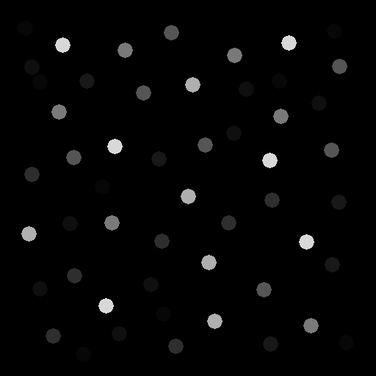
#> input picture ANALISIS_IMAGENES_BIOMEDICAS/P9/res/dots.png, 376 x 376 px, shrunk from 512 x 512 before the run
$ jupyter execute --allow-errors 'SánchezGarcía_Pedro_Validación_AIB.ipynb'   (shell and % lines are left out)
#> lines starting #> are read from the running program, lines starting #| are printed output that depends on the picture; after the words box and inside, x2 and y2 are one past the last pixel; in counts of white or black regions, pixels touching at a corner belong together
# Validación

Existen varias formas de validar los resultados obtenidos con un algoritmo automático sobre la imagen dependiendo del tipo de problema con el que nos enfrentemos.

## Identificar instancias
En este caso tenemos un problema consistente en localizar puntos o regiones en la imagen y queremos comprobar los resultados que ofrece nuestro algoritmo automático de localización.

[cell 1]
import cv2
import numpy as np

from matplotlib import pyplot as plt

im = cv2.imread('res/dots.png', cv2.IMREAD_GRAYSCALE)
#> im is the input picture: shape (376, 376); min 0, max 247, mean 5.2
plt.imshow(im,cmap='gray')
plt.show()

Por simplicidad, nuestro algoritmo consiste en una umbralización de la imagen. Aplicando distintos valores de umbral aparecen resaltadas distintas regiones de la imagen.

[cell 2]
ret, thr = cv2.threshold(im, 127, 255, cv2.THRESH_BINARY)
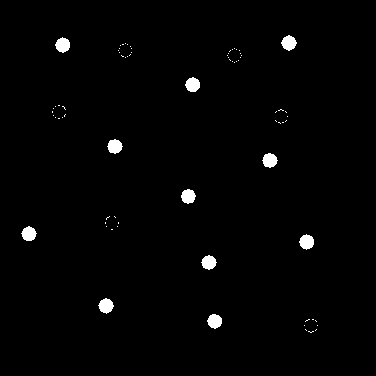
#> thr: shape (376, 376); 1.4% white; 74 white regions (63 under 20 px)
plt.imshow(thr,cmap='gray')
plt.show()

Para poder validar el algoritmo necesitamos disponer del etiquetado manual (ground truth) realizado por un experto. Este etiquetado puede consistir, por ejemplo, en una imagen con las regiones etiquetadas en blanco o bien un fichero de texto con las coordenadas de las regiones.

En nuestro ejemplo disponemos de un fichero de texto con las coordenadas del centroide de cada región que han sido marcadas manualmente por un experto.

Por tanto, para realizar la comparación, necesitamos calcular los centroides de las regiones obtenidas mediante nuestro algoritmo. Utilizaremos la función `findContours` para obtener todos los contornos detectados en la imagen así como la función `moments` para calcular los momentos de cada contorno y, de esta forma, obtener el centroide de cada una de las regiones detectadas.

[cell 3]
contours, _ = cv2.findContours(thr, cv2.RETR_EXTERNAL, cv2.CHAIN_APPROX_SIMPLE)
#> contours = 74 contours, 63 with area under 20; largest, box (x1, y1, x2, y2) and area: (98, 298, 114, 314) 151, (299, 234, 314, 250) 151, (281, 35, 297, 51) 151, (55, 37, 70, 53) 150, (262, 153, 278, 168) 148

centroids = []
#> (the rest of this cell did not finish here and is left out)

El siguiente paso es comparar la detección automática con los puntos que ha marcado de forma manual el experto. Para ello, leemos el fichero de texto con las coordenadas, las cuales se almacenan en un array.

[cell 4]
# Leer array con ground truth a partir de fichero de texto
dots_gt = np.genfromtxt('res/dots-gt.txt')
print ("Coordenadas de puntos detectados de forma manual:")
print (dots_gt)

plt.imshow(im, cmap='gray')
plt.plot(dots_gt[:,0], dots_gt[:,1], '+r')
#> (the rest of this cell did not finish here and is left out)

Por cada punto detectado de forma automática, debemos encontrar el punto manual más próximo y calcular la distancia entre ambos. Pueden suceder varios casos:
- La distancia entre el punto automático y el manual es inferior a un umbral prefijado: verdadero positivo
- La distancia entre el punto automático y el manual es superior a un umbral prefijado: falso positivo

Una vez procesados todos los puntos automáticos y encontradas sus correspondencias con los puntos manuales, los puntos manuales sin equivalencia con puntos automáticos son falsos negativos.

[cell 5]
thr = 10 # umbral para considerar dos centroides en la misma región

# En este array almacenamos los indices de los centroides manuales
# que coinciden con los centroides automáticos
overlap_gt = []

for c in centroids:
    dx = dots_gt[:,0] - c[0]
    dy = dots_gt[:,1] - c[1]
    d = np.sqrt(dx * dx + dy * dy) # Distancia euclídea

    index = np.argmin(d) # Indice de la distancia mas pequeña
    # Si la distancia más pequeña es inferior al umbral y además
    # el punto manual no ha sido considerado antes, consideramos
    # que los dos centroides representan la misma region
    if np.min(d) < thr and index not in overlap_gt:
        overlap_gt.append(index)
#> after the loop, overlap_gt = []

print("VP:", len(overlap_gt))
#| VP: 0
print("FN:", dots_gt.shape[0] - len(overlap_gt))
#| FN: 22
#> (the rest of this cell did not finish here and is left out)

### Ejercicios

1) A partir de los valores de VP, FP y FN, calcula las métricas de sensitividad y precisión.

[cell 6]
# En primer lugar, recogemos en unos nuevos objetos los valores de VP, FP y FN que se han obtenido:
VP = len(overlap_gt)
#> VP = 0
#> (the rest of this cell did not finish here and is left out)

2) Aplicando distintos valores en la umbralización, calcula la sensitividad y el número de falsos positivos obtenidos. Dibuja la Free-Response ROC con los valores obtenidos. *Hint*: Usa `plt.plot(x, y)` para dibujar la curva, donde `x` e `y` son dos arrays con los valores de la función a dibujar en los ejes x e y, respectivamente.

[cell 7]
###################################################################
# 1) Umbral mínimo a 100:
ret_100, thr_100 = cv2.threshold(im, 100, 255, cv2.THRESH_BINARY)
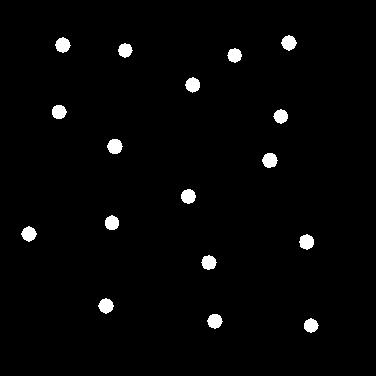
#> thr_100: shape (376, 376); 2% white; 17 white regions
plt.imshow(thr_100,cmap='gray')
plt.show()

# Se procede a la detección automática de los puntos:
contours, _ = cv2.findContours(thr_100, cv2.RETR_EXTERNAL, cv2.CHAIN_APPROX_SIMPLE)
#> contours = 17 contours; largest, box (x1, y1, x2, y2) and area: (107, 139, 123, 154) 160, (262, 153, 278, 168) 158, (299, 234, 314, 250) 156, (55, 37, 71, 53) 156, (98, 298, 114, 314) 155

centroids = []
for c in contours:
    M = cv2.moments(c)
    # Centroide de cada punto detectado
    cx = int(M['m10']/M['m00'])
    cy = int(M['m01']/M['m00'])
    centroids.append([cx, cy])
#> this loop made 17 passes
#> (cx, cy) on passes 1 to 8: (310, 325), (214, 320), (105, 305), (208, 262), (306, 241), (28, 233), (111, 222), (187, 195)
#> after the loop, centroids = [[310, 325], [214, 320], [105, 305], [208, 262], [306, 241], [28, 233], [111, 222], [187, 195], [269, 159], [114, 146], [280, 115], [58, 111], [192, 84], [234, 54], [124, 49], [62, 44], [288, 42]]

dots_auto = np.array(centroids)
#> dots_auto = 17 rows, first 8: [310, 325], [214, 320], [105, 305], [208, 262], [306, 241], [28, 233], [111, 222], [187, 195]

###################################################################

thr = 10 # umbral para considerar dos centroides en la misma región

# En este array almacenamos los indices de los centroides manuales
# que coinciden con los centroides automáticos
overlap_gt = []

for c in centroids:
    dx = dots_gt[:,0] - c[0]
    dy = dots_gt[:,1] - c[1]
    d = np.sqrt(dx * dx + dy * dy) # Distancia euclídea

    index = np.argmin(d) # Indice de la distancia mas pequeña
    # Si la distancia más pequeña es inferior al umbral y además
    # el punto manual no ha sido considerado antes, consideramos
    # que los dos centroides representan la misma region
    if np.min(d) < thr and index not in overlap_gt:
        overlap_gt.append(index)
#> this loop made 17 passes
#> (c, index) on passes 1 to 8: ([310, 325], 3), ([214, 320], 6), ([105, 305], 6), ([208, 262], 6), ([306, 241], 11), ([28, 233], 8), ([111, 222], 8), ([187, 195], 10)

print("VP:", len(overlap_gt))
#| VP: 0
print("FN:", dots_gt.shape[0] - len(overlap_gt))
#| FN: 22
print("FP:", dots_auto.shape[0] - len(overlap_gt))
#| FP: 17

# En primer lugar, recogemos en unos nuevos objetos los valores de VP, FP y FN que se han obtenido:
VP = len(overlap_gt)
FP = dots_auto.shape[0] - len(overlap_gt)
#> FP = 17
FN = dots_gt.shape[0] - len(overlap_gt)
#> FN = 22

# Métrica de sensitividad:
#   sensitividad = VP / VP + FN

sensitividad = VP / (VP + FN)
#> sensitividad = 0

# Muestra de los resultados correspondientes:
print('La métrica de sensitividad tiene un valor de {0:.2f}'.format(sensitividad))
#| La métrica de sensitividad tiene un valor de 0.00
print('El número de falsos positivos es:', FP)
#| El número de falsos positivos es: 17

[cell 8]
# Se generan unos arrays denominados x e y donde se recogen el número de falsos positivos y la fracción de verdaderos positivos respectivamente.
x = np.empty((0, 0), int)
y = np.empty((0, 0), int)

# Se añaden los valores alcanzados para esta imagen con umbral mínimo de 100:
x = np.append(x, FP)
#> x = [17]
print(x)
#| [17]

y = np.append(y, sensitividad)
#> y = [0]
print(y)
#| [0.]

[cell 9]
# Modificación del umbral mínimo a 50:
ret_50, thr_50 = cv2.threshold(im, 50, 255, cv2.THRESH_BINARY)
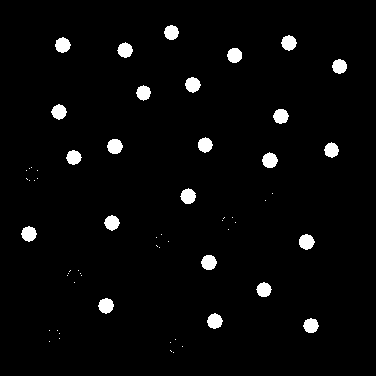
#> thr_50: shape (376, 376); 3.1% white; 61 white regions (37 under 20 px)
plt.imshow(thr_50,cmap='gray')
plt.show()

# Se procede a la detección automática de los puntos:
contours, _ = cv2.findContours(thr_50, cv2.RETR_EXTERNAL, cv2.CHAIN_APPROX_SIMPLE)
#> contours = 61 contours, 37 with area under 20; largest, box (x1, y1, x2, y2) and area: (299, 234, 315, 250) 167, (262, 152, 278, 168) 165, (98, 298, 114, 314) 164, (107, 139, 123, 154) 164, (180, 188, 196, 204) 164

centroids = []
#> (the rest of this cell did not finish here and is left out)

[cell 10]
# Se añaden los valores alcanzados para esta imagen con umbral mínimo de 50:
x = np.append(x, FP)
#> x = [17, 17]
print(x)
#| [17 17]

y = np.append(y, sensitividad)
#> y = [0, 0]
print(y)
#| [0. 0.]

[cell 11]
# Modificación del umbral mínimo a 200:
ret_200, thr_200 = cv2.threshold(im, 200, 255, cv2.THRESH_BINARY)
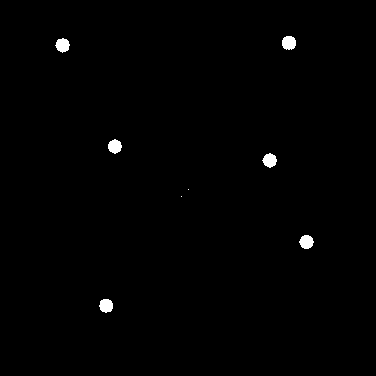
#> thr_200: shape (376, 376); 0.66% white; 8 white regions (2 under 20 px)
plt.imshow(thr_200,cmap='gray')
plt.show()

# Se procede a la detección automática de los puntos:
contours, _ = cv2.findContours(thr_200, cv2.RETR_EXTERNAL, cv2.CHAIN_APPROX_SIMPLE)
#> contours = 8 contours, 2 with area under 20; largest, box (x1, y1, x2, y2) and area: (282, 36, 296, 50) 141, (299, 235, 314, 249) 136, (55, 38, 70, 53) 136, (262, 153, 277, 168) 134, (99, 299, 113, 313) 134, (108, 139, 122, 154) 132

centroids = []
#> (the rest of this cell did not finish here and is left out)

[cell 12]
# Se añaden los valores alcanzados para esta imagen con umbral mínimo de 200:
x = np.append(x, FP)
#> x = [17, 17, 17]
x = np.sort(x)
print(x)
#| [17 17 17]

y = np.append(y, sensitividad)
#> y = [0, 0, 0]
y = np.sort(y)
print(y)
#| [0. 0. 0.]

[cell 13]
# Representación gráfica:
plt.plot(x,y)
plt.title("FROC Curve")
plt.xlabel("Number of False Positives / Image")
plt.ylabel("True Positive Fraction")
plt.show()

## Segmentación de regiones
En este problema vamos a evaluar la calidad de la segmentación realizada por un algoritmo en comparación con los resultados manuales etiquetados con un experto.

En este ejemplo, disponemos de una imagen en la que el experto ha marcado en color blanco las regiones de interés, en este caso, las regiones con células.

[cell 14]
im = cv2.imread('res/melanoma.tif', cv2.IMREAD_GRAYSCALE)
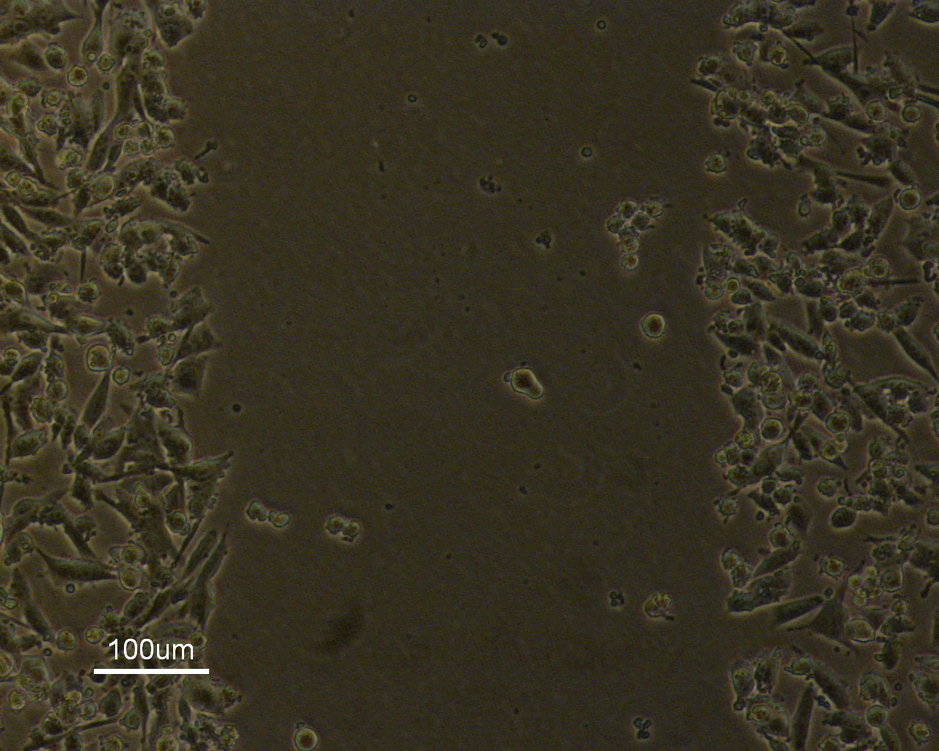
#> input picture ANALISIS_IMAGENES_BIOMEDICAS/P9/res/melanoma.tif, 939 x 751 px, shrunk from 1280 x 1024 before the run
#> im: shape (751, 939)
gt = cv2.imread('res/melanoma-gt.png', cv2.IMREAD_GRAYSCALE)/255 # Solo etiquetas 0 y 1 en la imagen
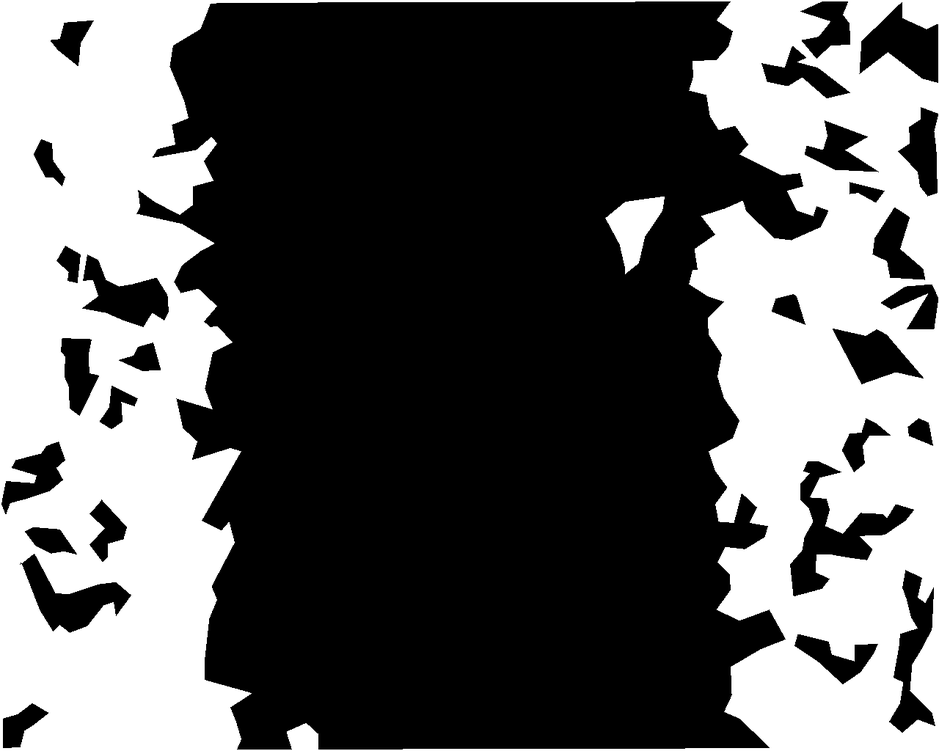
#> input picture ANALISIS_IMAGENES_BIOMEDICAS/P9/res/melanoma-gt.png, 939 x 751 px, shrunk from 1280 x 1024 before the run

plt.rcParams["figure.figsize"] = [12,12]
f, ax = plt.subplots(1,2)
ax[0].imshow(im,cmap='gray')
ax[1].imshow(gt, cmap='gray')
plt.show()

Nuestro algoritmo de segmentación consistirá simplemente en clusterizar los niveles de gris utilizando el algoritmo `kmeans`. [Para más detalles sobre este método, consultar el notebook sobre *Segmentacion*. ]

El objetivo de nuestro algoritmo es generar dos clústeres, uno para la zona con células y otro para la zona sin células.

[cell 15]
# Convertir la imagen a un vector unidimensional
Z = np.float32(im.reshape((-1,1)))

# Criterios de terminación del algoritmo
criteria = (cv2.TERM_CRITERIA_EPS + cv2.TERM_CRITERIA_MAX_ITER, 10, 1.0)

K = 2 # Número de clústeres
dist,label,center=cv2.kmeans(Z,K,None,criteria,10,cv2.KMEANS_RANDOM_CENTERS)
#> dist = 68845050.6; center = [76.73, 45.96]

# En este caso, no nos interesan los centros de clúster generados, sino la clasificación
# de los píxeles en una u otra categoría
# Redimensionar el array plano a una imagen bidimensional
res = label.reshape((im.shape))
#> res: shape (751, 939) int32; values 0 (black) and 1 (white), 84.4% white; 1208 black regions (941 under 20 px), largest, box (x1, y1, x2, y2) and area: (0, 0, 228, 526) 38642, (0, 477, 240, 751) 17143, (0, 207, 104, 328) 3902

# Nos aseguramos que el valor 0 se asocie a las zonas sin células y el valor 1 a las
# zonas con células. Como las zonas sin células son más oscuras, el centro de clúster
# asociado a dichas zonas tendrá un valor más bajo. Si esto no es así, intercambiamos las
# etiquetas 0 y 1 de la imagen:
if center[0] > center[1]:
    res = 1 - res

plt.rcParams["figure.figsize"] = [9,9]
plt.imshow(res, cmap='gray')
plt.show()

El siguiente paso será comparar cada una de las regiones segmentadas de forma automática con el ground truth y obtener las regiones que se solapan en ambas imágenes:

[cell 16]
plt.rcParams["figure.figsize"] = [15,15]
for i in range(K):
    region_manual = (gt == i)
    region_auto = (res == i)
    overlap = region_auto * region_manual
    overlap_px = np.sum(overlap)
    print ("Manual", i, "vs Auto", i, "| Píxeles solapados =", overlap_px)
    f, ax = plt.subplots(1,3)
    ax[0].imshow(region_auto, cmap = 'gray')
    ax[1].imshow(region_manual, cmap = 'gray')
    ax[2].imshow(overlap, cmap = 'gray')
    plt.show()
#> this loop made 2 passes
#> overlap_px on passes 1 to 2: 413369, 92680
#> (printed output is left out)
#> pass 1, `overlap = region_auto * region_manual`:
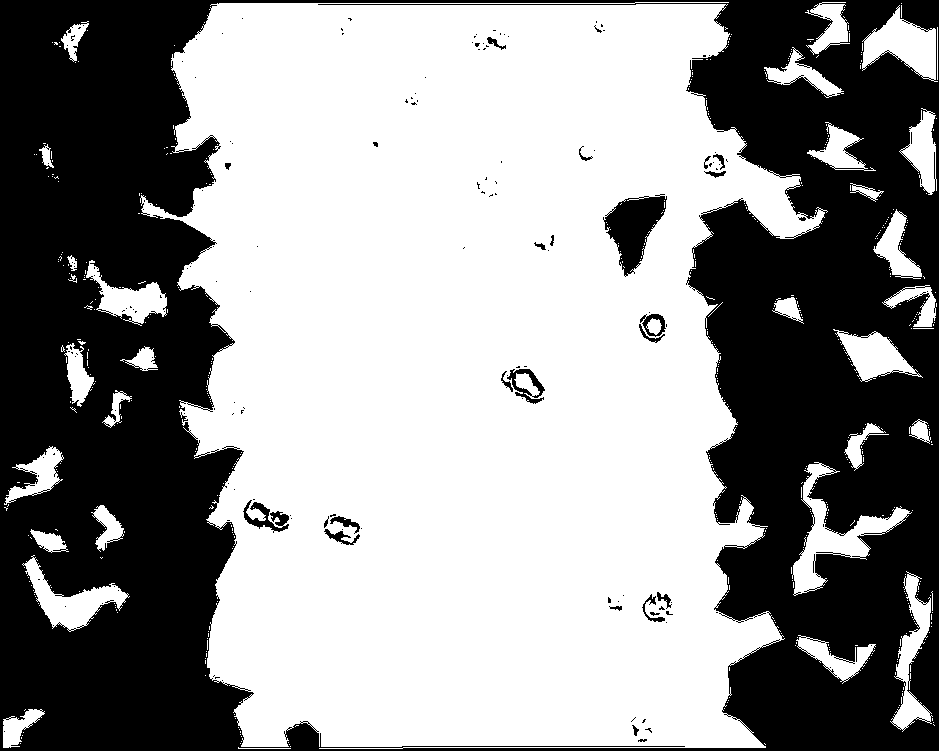
#> overlap: shape (751, 939) bool; 58.6% white; 164 black regions (139 under 20 px), largest, box (x1, y1, x2, y2) and area: (0, 0, 939, 751) 285994, (603, 194, 667, 277) 2725, (243, 500, 289, 533) 596

### Ejercicios
1) Modifica el código anterior para calcular en cada región:
- Número de píxeles segmentados de forma automática que no aparecen en el ground truth
- Número de píxeles del ground truth que no aparecen en la segmentación automática

En cada caso, genera una imagen resultado para visualizar las zonas no segmentadas o segmentadas incorrectamente según el ground truth que disponemos.

[cell 17]
plt.rcParams["figure.figsize"] = [20,20]
for i in range(K):
    region_manual = (gt == i)
    region_auto = (res == i)
    overlap = region_auto * region_manual
    auto_no_gt = region_auto ^ overlap
    gt_no_auto = region_manual ^ overlap
    px_auto_no_gt = np.sum(auto_no_gt)
    px_gt_no_auto = np.sum(gt_no_auto)
    print ("Manual", i, "vs Auto", i, "| Píxeles segmentados de forma automática que no aparecen en el ground truth =", px_auto_no_gt)
    print ("Manual", i, "vs Auto", i, "| Píxeles del ground truth que no aparecen en la segmentación automática =", px_gt_no_auto)
    f, ax = plt.subplots(1,4)
    ax[0].imshow(region_auto, cmap = 'gray')
    ax[1].imshow(region_manual, cmap = 'gray')
    ax[2].imshow(auto_no_gt, cmap = 'gray')
    ax[3].imshow(gt_no_auto, cmap = 'gray')
    plt.show()
#> this loop made 2 passes
#> (px_auto_no_gt, px_gt_no_auto) on passes 1 to 2: (181716, 7935), (17424, 160938)
#> (printed output is left out)
#> pass 1, `gt_no_auto = region_manual ^ overlap`:
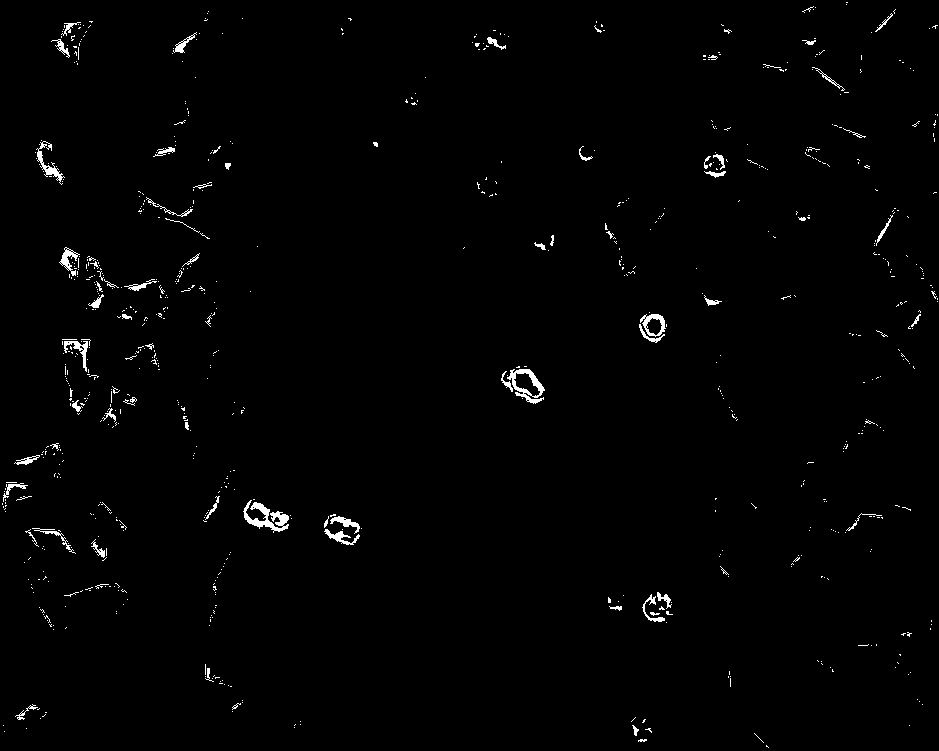
#> gt_no_auto: shape (751, 939) bool; 1.1% white in thin lines or dots

2) Calcula la métrica de intersección sobre unión en las imágenes anteriores.

[cell 18]
# Métrica IOU con las regiones segmentadas de forma automática y con el ground truth:

intersection = np.logical_and(region_manual, region_auto)
union = np.logical_or(region_manual, region_auto)
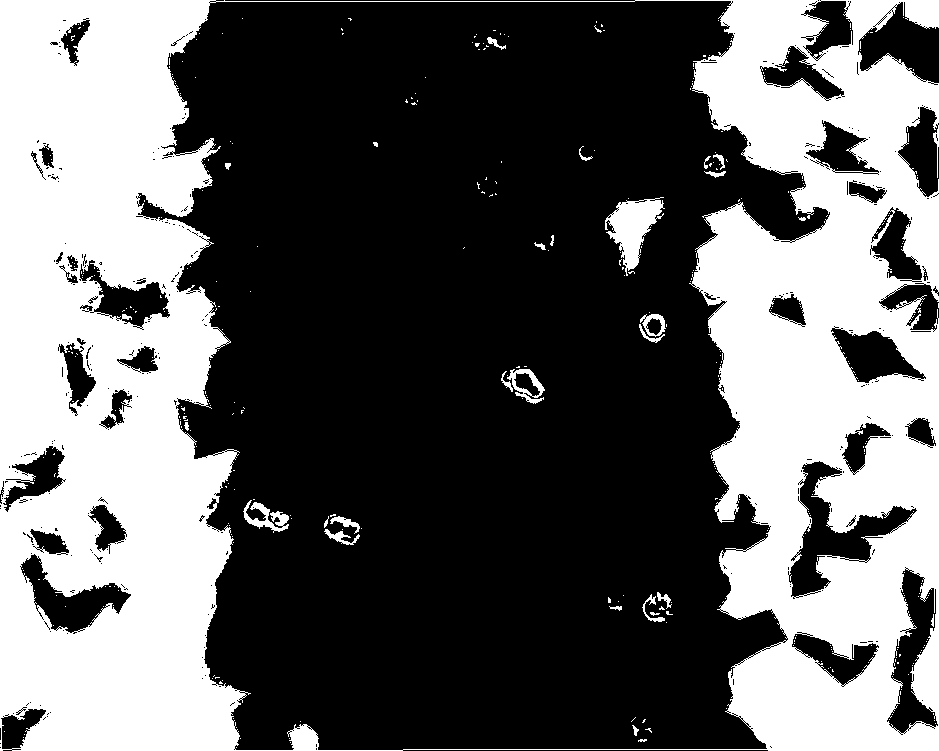
#> union: shape (751, 939) bool; 38.4% white; 393 white regions (366 under 20 px), largest, box (x1, y1, x2, y2) and area: (0, 0, 939, 751) 265317, (605, 197, 665, 276) 2200, (243, 500, 289, 533) 596

IOU = np.sum(intersection) / np.sum(union)
#> IOU = 0.342

print('El resultado de la IOU es {0:.2f}'.format(IOU))
#| El resultado de la IOU es 0.34
